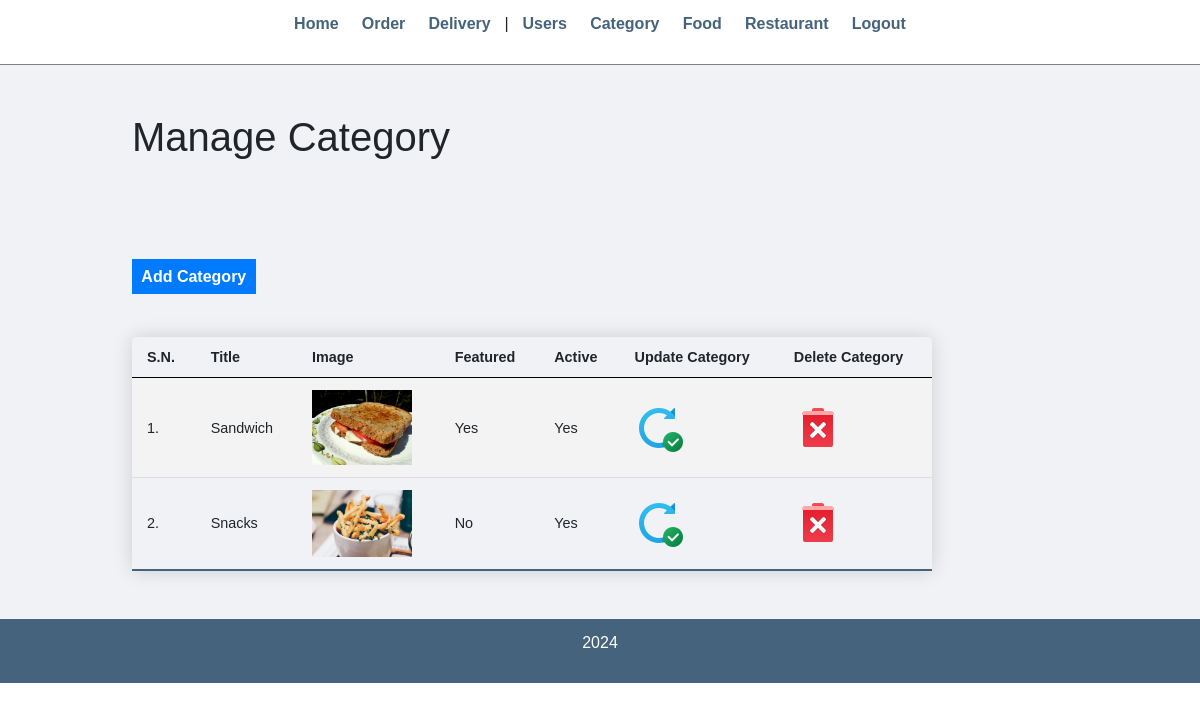
The page /admin/manage-category.php (signed in) on the database its author committed.
### tables this page shows
CREATE TABLE `category` (
  `category_id` int(11) NOT NULL,
  `category_image` varchar(255) NOT NULL,
  `category_name` varchar(255) NOT NULL,
  `category_featured` varchar(10) NOT NULL,
  `category_active` varchar(10) NOT NULL
);

### admin/manage-category.php (the view, shortened to what this page needs)
<?php require('partials/menu.php'); ?>
<div class="main-content">
    <div class="wrapper">
        <h1>Manage Category</h1>
        <br /><br />
        <br><br>
                <a href="<?php echo SITEURL; ?>admin/add-category.php" class="btn-primary">Add Category</a>
                <br /><br /><br />
                <table class="content-table">
                    <tr>
                        <th>S.N.</th>
                        <th>Title</th>
                        <th>Image</th>
                        <th>Featured</th>
                        <th>Active</th>
                        <th>Update Category</th>
                        <th>Delete Category</th>
                    </tr>
                    <?php
                        $sql = "SELECT * FROM category";
                        $res = mysqli_query($conn, $sql);
                        $count = mysqli_num_rows($res);
                        $sn=1;
                        if($count>0)
                        {
                            while($row=mysqli_fetch_assoc($res))
                            {
                                $id = $row['category_id'];
                                $title = $row['category_name'];
                                $image_name = $row['category_image'];
                                $featured = $row['category_featured'];
                                $active = $row['category_active'];
                                ?>
                                    <tr>
                                        <td><?php echo $sn++; ?>. </td>
                                        <td><?php echo $title; ?></td>
                                        <td>
                                            <?php
                                                if($image_name!="")
                                                {
                                                    ?>
                                                    <img src="<?php echo SITEURL; ?>images/category/<?php echo $image_name; ?>" width="100px" >
                                                    <?php
                                                }
                                                else
                                                {
                                                    echo "<div class='error'>Image not Added.</div>";
                                                }
                                            ?>
                                        </td>
                                        <td><?php echo $featured; ?></td>
                                        <td><?php echo $active; ?></td>
                                        <td>
                                            <a href="<?php echo SITEURL; ?>admin/update-category.php?id=<?php echo $id; ?>"><img src="../images/icons/update.png"/></a>
                                            </td>
                                            <td>
                                            <a href="<?php echo SITEURL; ?>admin/delete-category.php?id=<?php echo $id; ?>&image_name=<?php echo $image_name; ?>"><img src="../images/icons/delete.png"/></a>
                                        </td>
                                    </tr>
                                <?php
                            }
                        }
                        else
                        {
                            ?>
                            <tr>
                                <td colspan="6"><div class="error">No Category Added.</div></td>
                            </tr>
                            <?php
                        }
                    ?>
                </table>
    </div>
</div>
<?php include('partials/footer.php'); ?>

### css/admin.css (style rules this page uses)
* { margin: 0; padding: 0; font-family: Arial, Helvetica, sans-serif; }
.wrapper { padding: 1%; width: 80%; margin: 0 auto; }
table tr th { border-bottom: 1px solid black; padding: 1%; text-align: left; }
table tr td { padding: 1%; }
.btn-primary { background-color: #1e90ff; padding: 1%; color: white; text-decoration: none; font-weight: bold; }
.main-content { background-color: #f1f2f6; padding: 3% 0; }
.content-table { border-collapse: collapse; font-size: 0.9em; min-width: 800px; border-radius: 5px 5px 0 0; overflow: hidden; box-shadow: 0 0 20px rgba(0, 0, 0, 0.15); }
.content-table th, .content-table td { padding: 12px 15px; }
.content-table tbody tr { border-bottom: 1px solid #dddddd; }
.content-table tbody tr:nth-of-type(even) { background-color: #f3f3f3; }
.content-table tbody tr:last-of-type { border-bottom: 2px solid #45637d; }

### rows shown on the page
category: category_name "Sandwich", category_image (picture), category_featured "Yes", category_active "Yes"
category: category_name "Snacks", category_image (picture), category_featured "No", category_active "Yes"
